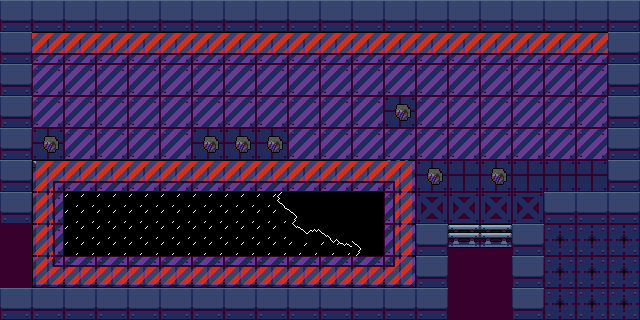

This game map was drawn from its Tiled (.tmx) file and the tilesets committed beside it. A one-line description and the full map source follow:
An orthogonal 20x10 tile map with 32x32 px tiles, 2 tile layers (decorations, blocks) and 11 objects (7x screw_flathead, 4x door).

<map version="1.10" tiledversion="1.11.2" orientation="orthogonal" renderorder="right-down" width="20" height="10" tilewidth="32" tileheight="32" infinite="0" nextlayerid="4" nextobjectid="14">
 <tileset firstgid="1" source="../assets/fulltile.tsx" />
 <layer id="3" name="decorations" width="20" height="10">
  <data encoding="csv">
0,0,0,0,0,0,0,0,0,0,0,0,0,0,0,0,0,0,0,0,
0,32,32,32,32,32,32,32,32,32,32,32,32,32,32,32,32,32,32,0,
0,41,41,41,41,41,41,41,41,41,41,41,41,41,41,41,41,41,41,0,
0,41,41,41,41,41,41,41,41,41,41,41,91,41,41,41,41,41,41,0,
0,91,41,41,41,41,91,91,91,41,41,41,41,41,41,41,41,41,41,0,
0,31,32,32,32,32,32,32,32,32,32,32,33,91,11,91,11,11,11,0,
0,40,82,82,82,82,82,82,99,98,0,0,42,2,2,2,2,0,0,0,
46,40,82,82,82,82,82,82,82,97,83,98,42,0,46,46,0,26,26,26,
46,49,50,50,50,50,50,50,50,50,50,50,51,0,46,46,0,26,26,26,
0,0,0,0,0,0,0,0,0,0,0,0,0,0,46,46,0,26,26,26
</data>
 </layer>
 <objectgroup id="2" name="spawns">
  <object id="1" type="door" x="14.8079" y="255.915">
   <properties>
    <property name="spawn_x" type="float" value="27" />
    <property name="spawn_y" type="float" value="56" />
    <property name="target" value="../map/demoroom2.tmx" />
   </properties>
  </object>
  <object id="3" type="door" x="479.917" y="304.917">
   <properties>
    <property name="spawn_x" type="float" value="18" />
    <property name="spawn_y" type="float" value="3" />
    <property name="target" value="../map/bossarena.tmx" />
   </properties>
  </object>
  <object id="5" type="screw_flathead" x="38.75" y="135.75" />
  <object id="6" type="screw_flathead" x="198.909" y="134.5" />
  <object id="7" type="screw_flathead" x="230.818" y="133.909" />
  <object id="8" type="screw_flathead" x="262.727" y="134.091" />
  <object id="9" type="screw_flathead" x="391" y="102.125" />
  <object id="10" type="screw_flathead" x="422.818" y="166.182" />
  <object id="11" type="screw_flathead" x="486.818" y="166" />
  <object id="12" type="door" x="458.75" y="304.75">
   <properties>
    <property name="spawn_x" type="float" value="18" />
    <property name="spawn_y" type="float" value="3" />
    <property name="target" value="../map/bossarena.tmx" />
   </properties>
  </object>
  <object id="13" type="door" x="501.25" y="304.75">
   <properties>
    <property name="spawn_x" type="float" value="18" />
    <property name="spawn_y" type="float" value="3" />
    <property name="target" value="../map/bossarena.tmx" />
   </properties>
  </object>
 </objectgroup>
 <layer id="1" name="blocks" width="20" height="10">
  <data encoding="csv">
5,5,5,5,5,5,5,5,5,5,5,5,5,5,5,5,5,5,5,5,
5,0,0,0,0,0,0,0,0,0,0,0,0,0,0,0,0,0,0,5,
5,0,0,0,0,0,0,0,0,0,0,0,0,0,0,0,0,0,0,5,
5,0,0,0,0,0,0,0,0,0,0,0,0,0,0,0,0,0,0,5,
5,0,0,0,0,0,0,0,0,0,0,0,0,0,0,0,0,0,0,5,
5,0,0,0,0,0,0,0,0,0,0,0,0,0,0,0,0,0,0,5,
5,0,0,0,0,0,0,0,0,0,0,0,0,0,0,0,0,5,5,5,
0,0,0,0,0,0,0,0,0,0,0,0,0,5,18,18,5,0,0,0,
0,0,0,0,0,0,0,0,0,0,0,0,0,5,0,0,5,0,0,0,
5,5,5,5,5,5,5,5,5,5,5,5,5,5,0,0,5,0,0,0
</data>
 </layer>
</map>
